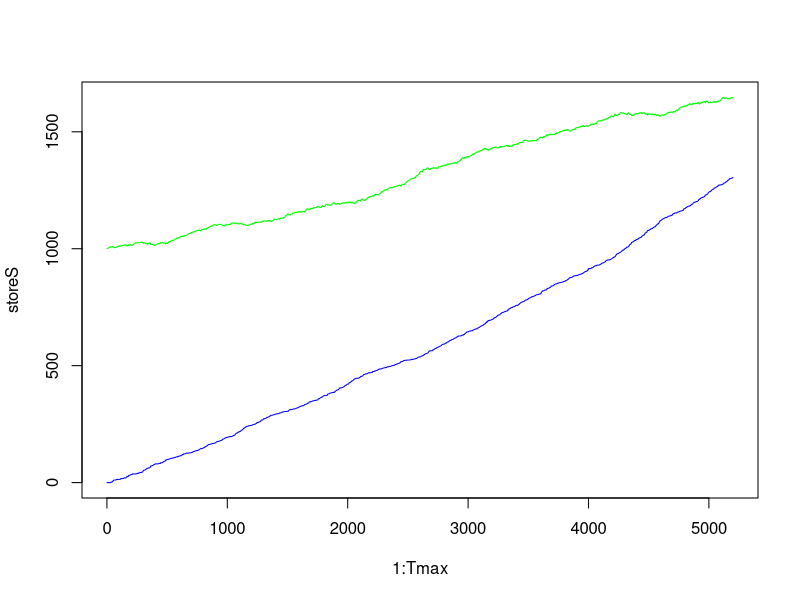
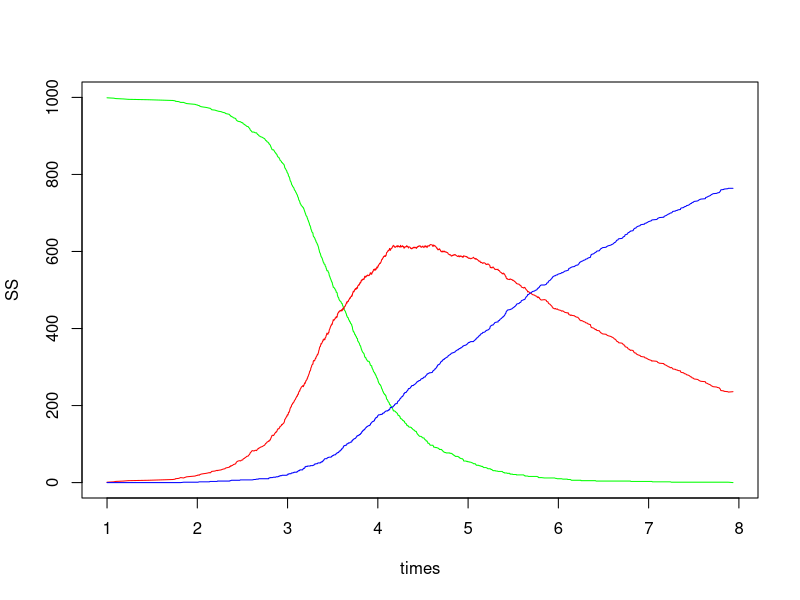
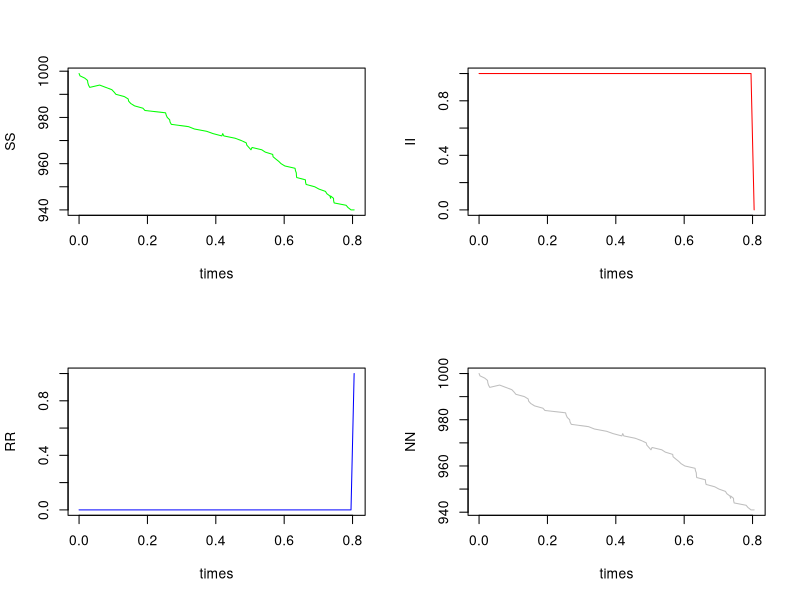
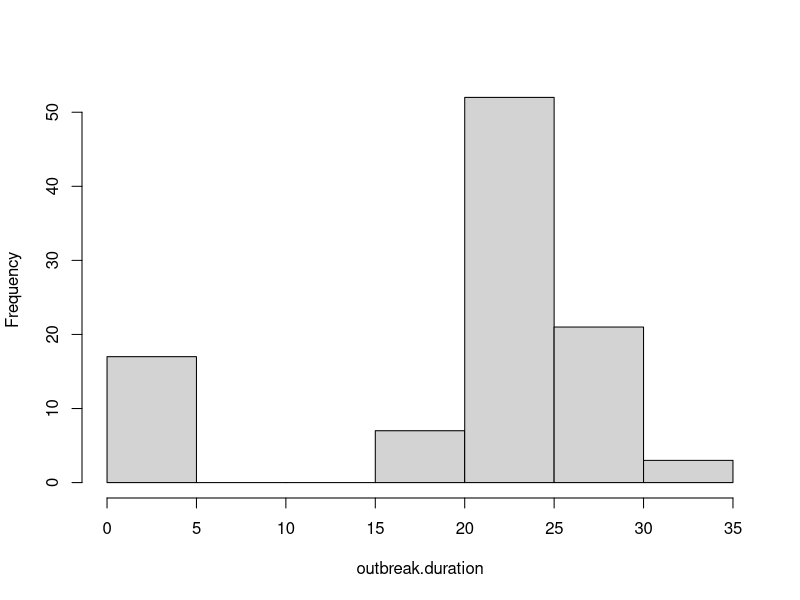
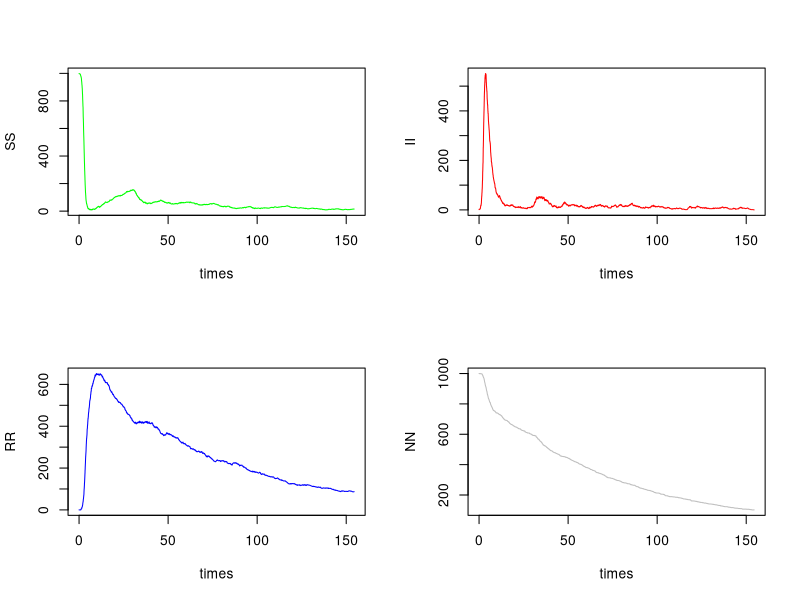
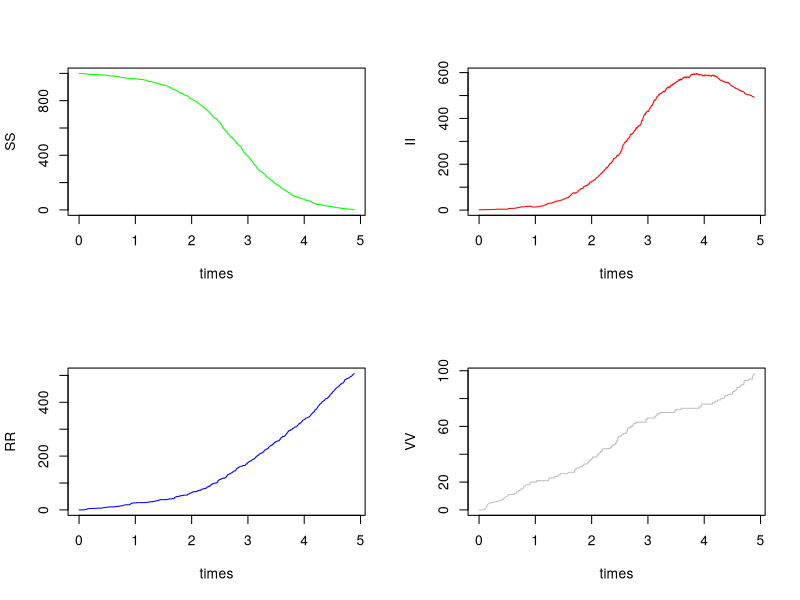

The R script that drew these images, in order:
## title: Simulation models for modeling methods workshop: Stochastic epidemic models in R
## author: Kristyna Rysava
## date: September 26, 2023

rm(list=ls())

### 1. Discrete time
# Simulate demographic turnover for a population of 1000, with 15 births per 1,000 individuals per year and 
# 1030 deaths per 100,000 individuals per year.  
# Run the model weekly for 100 years.
Tmax=100*52
pop=1000
births.per.biweek.per.pop = 15/(52*1000) # ~ range 11-50 per 1,000 per year
deaths.per.biweek.per.pop = 1030/(52*100000) # 1,030 deaths per 100,000 per year

storeS <- rep(0,Tmax) 	
storeR <- rep(0,Tmax) 	

storeS[1] <- pop
storeR[1] <- 0

# loop
for (j in 2:Tmax) {
  deaths <- rbinom(1, storeS[j-1], deaths.per.biweek.per.pop)  # death
  births <- rbinom(1, storeS[j-1], births.per.biweek.per.pop)  # births
  storeS[j] <- storeS[j-1] - deaths + births
  storeR[j] <- storeR[j-1] + deaths
}

plot(1:Tmax, storeS, type="l", col = 'green', pch = 1, ylim=c(0, max(storeS)))
lines(1:Tmax, storeR, type="l", col = 'blue',pch = 3)

### 2. Continuous time 
## a) Transmission
## Simulate infection dynamics for as long as there are S and I present in the population
## for transmission rate parameter beta=2.8, or and recovery rate sigma=1/3 (infectious period of 3 weeks)
sigma <- 1/3
beta <- 2.8
S0 <- 999 
I0 <- 1
R0 <- 0

t <- 1
S <- S0
I <- I0
R <- R0
N <- S0 + I0 + R0

times <- t
SS <- S
II <- I
RR <- R

while ((I > 0) && ( S > 0)){
  r <- c(beta * S * I/N, sigma * I)
  rtotal <- sum(r)
  delta <- (-1/rtotal)*log(runif(1)) 
  t <- t + delta # Time to the next event
  times <- c(times, t)
  if (runif(1)*rtotal < r[1]) {
    S <- max(0, S - 1)  # Transmission event
    I <- I + 1
  }
  else {
    I <- max(0, I - 1)  # Recovery event
    R <- R + 1
  }
  SS <- c(SS, S)
  II <- c(II, I)
  RR <- c(RR, R)
}

plot(times, SS, type="l", col = 'green',pch = 1, ylim=c(0, 1000))
lines(times, II, type="l", col = 'red',pch = 2)
lines(times, RR, type="l", col = 'blue',pch = 3)
max(II)

# When did the epidemic die out?
paste("Duration of the outbreak: ", round(t,digits=2), "days")

## b) Demography
## Add birth and death into your model, run over 100 days
# for birth rate lambda=1.5, and death rate mu=0.75 
sigma <- 1/3
beta <- 2.8 
lambda <- 0.005
mu <- 0.075
S0 <- 999 
I0 <- 1
R0<- 0

t <- 0
S <- S0
I <- I0
R <- R0
N <- S0 + I0 + R0

times <- t
SS <- S
II <- I
RR <- R
NN <- N

while (( N > 0) && ( S > 0) && (I > 0)){
  r <- c(lambda* N, beta * S * I/N, sigma * I, mu * S, mu * I, mu * R)
  rtotal <- sum(r)
  cr <- cumsum(r)
  delta <- (-1/rtotal)*log(runif(1))
  t <- t + delta # Time to the next event
  times <- c(times, t)
  P <- runif(1)*rtotal
  if (P < cr[1]) {
    S <-  S + 1 # Birth
  }
  else if (P < cr[2]) {
    S <- max(0, S - 1) # Transmission
    I <- I + 1
  }
  else if (P < cr[3]) {
    I <- max(0, I - 1) # Recovery
    R <- R + 1
  }
  else if (P < cr[4]) {
    S <- max(0, S - 1) # Death of S
  }
  else if (P < cr[5]) {
    I <- max(0, I - 1) # Death of I
  }
  else {
    R <- max(0, R - 1) # Death of R
  }
  
  SS <- c(SS, S)
  II <- c(II, I)
  RR <- c(RR, R)
  N <- S + I + R
  NN <- c(NN, N)
}

par(mfrow=c(2,2))
plot(times, SS, type="l", col = 'green',pch = 1)
plot(times, II, type="l", col = 'red',pch = 2)
plot(times, RR, type="l", col = 'blue',pch = 3)
plot(times, NN, type="l", col = 'grey',pch = 4)

# EX1. Run the model 100 times and plot distribution of the duration of outbreaks and calculate its mean 
outbreak.duration <-c()
for(run in 1:100){
  t <- 0
  S <- S0
  I <- I0
  R <- R0
  N <- S0 + I0 + R0
  
  while (( N > 0) && ( S > 0) && (I > 0)){
    r <- c(lambda* N, beta * S * I/N, sigma * I, mu * S, mu * I, mu * R)
    rtotal <- sum(r)
    cr <- cumsum(r)
    delta <- (-1/rtotal)*log(runif(1))
    t <- t + delta # Time to the next event
    times <- c(times, t)
    P <- runif(1)*rtotal
    if (P < cr[1]) {
      S <-  S + 1 # Birth
    }
    else if (P < cr[2]) {
      S <- max(0, S - 1) # Transmission
      I <- I + 1
    }
    else if (P < cr[3]) {
      I <- max(0, I - 1) # Recovery
      R <- R + 1
    }
    else if (P < cr[4]) {
      S <- max(0, S - 1) # Death of S
    }
    else if (P < cr[5]) {
      I <- max(0, I - 1) # Death of I
    }
    else {
      R <- max(0, R - 1) # Death of R
    }
  }
  outbreak.duration <-c(outbreak.duration, t)
}

par(mfrow=c(1,1))
hist(outbreak.duration, main = NULL) 
summary(outbreak.duration) # ~20 days

# EX2. Modify stochastic the model to have no births, differential death rate 
# and at a rate alpha * R, recovered become susceptible again 
# alpha to 0.02, muS to 0.0001, muI to 0.1, muR to 0.01
# How many infected there were at the peak of the outbreak?
# Is the overall population growing or declining? Why?
muS <- 0.0001
muI <- 0.1
muR <- 0.01
alpha <- 0.02
S0 <- 999 
I0 <- 1
R0<- 0

t <- 0
S <- S0
I <- I0
R <- R0
N <- S0 + I0 + R0

times <- t
SS <- S
II <- I
RR <- R
NN <- N

while (( N > 0) && ( S > 0) && (I > 0)){
  r <- c( beta * S * I/N, sigma * I, muS * S, muI * I, muR * R, alpha * R)
  rtotal <- sum(r)
  cr <- cumsum(r)
  delta <- (-1/rtotal)*log(runif(1))
  t <- t + delta # Time to the next event
  times <- c(times, t)
  P <- runif(1)*rtotal
  if (P < cr[1]) {
    S <- max(0, S - 1) # Transmission
    I <- I + 1
  }
  else if (P < cr[2]) {
    I <- max(0, I-1) # Recovery
    R <- R + 1
  }
  else if (P < cr[3]) {
    S <- max(0, S - 1) # Death of S
  }
  else if (P < cr[4]) {
    I <- max(0, I - 1) # Death of I
  }
  else if (P < cr[5]) {
    R <- max(0, R - 1) # Death of R
  }
  else {
    R <- max(0, R - 1) # Loss of immunity
    S <- S + 1
  }
  
  SS <- c(SS, S)
  II <- c(II, I)
  RR <- c(RR, R)
  N <- S + I + R
  NN <- c(NN, N)
}
par(mfrow=c(2,2))
plot(times, SS, type="l", col = 'green',pch = 1)
plot(times, II, type="l", col = 'red',pch = 2)
plot(times, RR, type="l", col = 'blue',pch = 3)
plot(times, NN, type="l", col = 'grey',pch = 4)
max(II) # ~580

## c) Vaccination
# EX3. Modify the stochastic SIR model (no demography) to have vaccination with rate gamma=20 (individuals per time step)
gamma <- 20
S0 <- 999 
I0 <- 1
R0<- 0
V0 <-0  

t <- 0
S <- S0
I <- I0
R <- R0
N <- S0 + I0 + R0
V <- V0

times <- t
SS <- S
II <- I
RR <- R
VV <- V

while (( I > 0) && ( S > 0)){
  r <- c(beta * S * I/N, sigma * I, gamma)
  rtotal <- sum(r)
  cr <- cumsum(r)
  delta <- (-1/rtotal)*log(runif(1))
  t <- t + delta # Time to the next event
  times <- c(times, t)
  P <- runif(1)*rtotal
  if (P < cr[1]) {
    S <- max(0, S - 1) # Transmission
    I <- I + 1
  }
  else if (P < cr[2]) {
    I <- max(0, I - 1) # Recovery
    R <- R + 1
  }
  else {
    S <- max(0, S - 1) # Vaccination
    R <- max(0, R + 1)
    V <- V+1 # Keep track of of individuals vaccinated
    
  }
  SS <- c(SS, S)
  II <- c(II, I)
  RR <- c(RR, R)
  VV <- c(VV, V)
}
par(mfrow=c(2,2))
plot(times, SS, type="l", col = 'green', pch = 1)
plot(times, II, type="l", col = 'red', pch = 2)
plot(times, RR, type="l", col = 'blue', pch = 3)
plot(times, VV, type="l", col = 'gray', pch = 4)

# How does vaccination change the disease dynamics?


